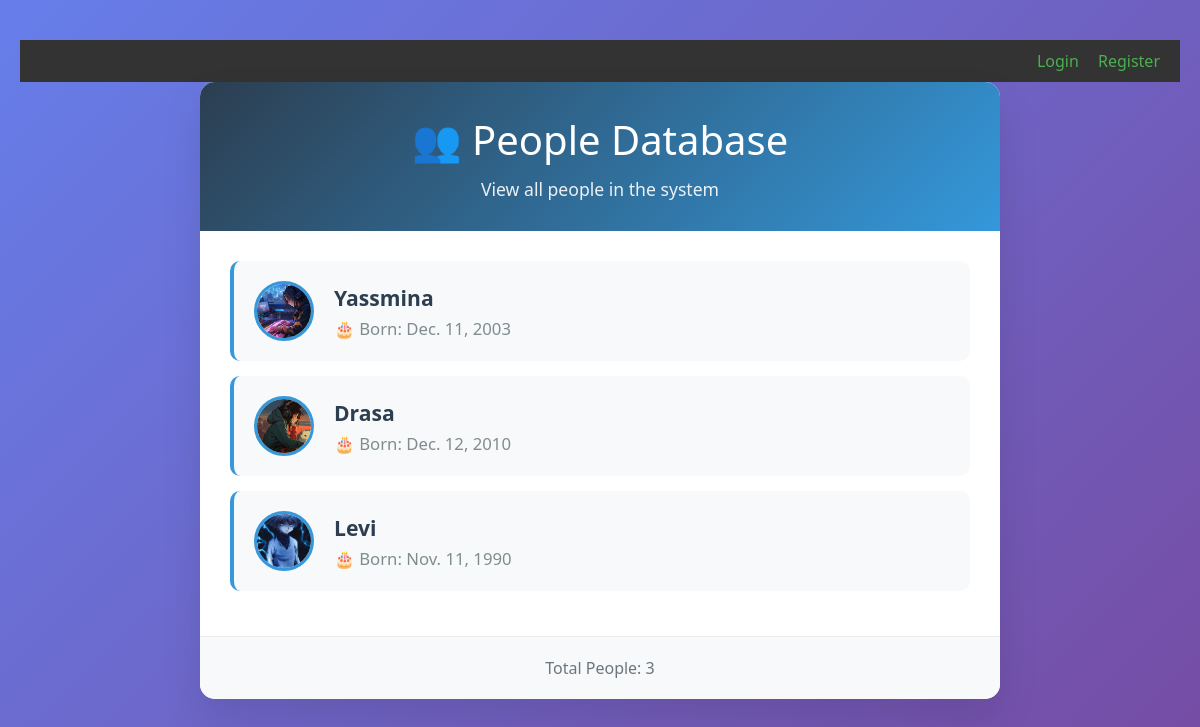
The page / on the database its author committed.
### djangoapp/models.py (models this page shows, shortened)
class Person(models.Model):
    name = models.CharField(max_length=50)
    birth = models.DateField()
    slug = models.SlugField()
    profile_picture = models.ImageField(upload_to='profile_pics/', #organize photo== #install library of images == pillow ==to handle the images
                                        default='default_user.png',
                                        blank=True)

### djangoapp/views.py (the view)
# urls.py: path('', views.djangoapp_view, name='home'),  # url home page
def djangoapp_view(request):
    person_list = Person.objects.all()
    return render(request, 'djangoapp.html', {'persons': person_list})

### djangoapp/templates/djangoapp.html (shortened to what this page needs)
{% extends 'base.html' %}
{% block content %}
<div class="container">
    <div class="header">
        <h1>👥 People Database</h1>
        <p>View all people in the system</p>
    </div>
    <div class="people-list">
        {% for person in persons %}
            <div class="person-item">
                <a href="{% url 'djangoapp:person' slug=person.slug %}" class="person-link">
                    <img src="{{ person.profile_picture.url }}" alt="{{ person.name }}" class="person-image">
                    <div class="person-info">
                        <div class="person-name">{{ person.name }}</div>
                        <div class="person-birth">🎂 Born: {{ person.birth }}</div>
                    </div>
                </a>
            </div>
        {% endfor %}
    </div>
    <div class="stats">
        Total People: {{ persons|length }}
    </div>
</div>
{% endblock %}

### templates/base.html (shortened to what this page needs)
<!DOCTYPE html>
<html>
<head>
</head>
<body>
    <div class="user-info">
        {% if user.is_authenticated %}
            Welcome, <strong>{{ user.username }}</strong>!
            <form action="{% url 'users:logout' %}" method='post'>
                {% csrf_token %}
                <button type="submit">Logout</button>
            </form>
        {% else %}
            <a href="{% url 'users:login' %}">Login</a>
            <a href="{% url 'users:register' %}">Register</a>
        {% endif %}
    </div>
    <div class="content">
        {% block content %}
        {% endblock %}
    </div>
</body>
</html>

### templates/base.html (style rules this page uses)
.user-info { background: #333; color: white; padding: 10px 20px; text-align: right; }
.user-info a { color: #4CAF50; text-decoration: none; margin-left: 15px; }

### djangoapp/templates/djangoapp.html (style rules this page uses)
* { margin: 0; padding: 0; box-sizing: border-box; }
body { font-family: 'Segoe UI', Tahoma, Geneva, Verdana, sans-serif; background: linear-gradient(135deg, #667eea 0%, #764ba2 100%); min-height: 100vh; padding: 40px 20px; }
.container { max-width: 800px; margin: 0 auto; background: white; border-radius: 15px; box-shadow: 0 20px 40px rgba(0,0,0,0.1); overflow: hidden; }
.header { background: linear-gradient(135deg, #2c3e50 0%, #3498db 100%); color: white; padding: 30px; text-align: center; }
.header h1 { font-size: 2.5em; margin-bottom: 10px; font-weight: 300; }
.header p { opacity: 0.9; font-size: 1.1em; }
.people-list { padding: 30px; }
.person-item { background: #f8f9fa; margin-bottom: 15px; border-radius: 10px; transition: all 0.3s ease; border-left: 4px solid #3498db; overflow: hidden; }
.person-link { display: flex; align-items: center; padding: 20px; text-decoration: none; color: #2c3e50; font-size: 1.1em; transition: color 0.3s ease; }
.person-image { width: 60px; height: 60px; border-radius: 50%; object-fit: cover; margin-right: 20px; border: 3px solid #3498db; }
.person-info { flex: 1; }
.person-name { font-weight: 600; font-size: 1.2em; margin-bottom: 5px; }
.person-birth { color: #7f8c8d; font-size: 0.95em; }
.stats { background: #f8f9fa; padding: 20px; text-align: center; border-top: 1px solid #e9ecef; color: #6c757d; }

### rows shown on the page
Person: profile_picture (picture), name "Yassmina", birth "Dec. 11, 2003"
Person: profile_picture (picture), name "Drasa", birth "Dec. 12, 2010"
Person: profile_picture (picture), name "Levi", birth "Nov. 11, 1990"

### other values the page prints
{{ persons|length }} "3"
